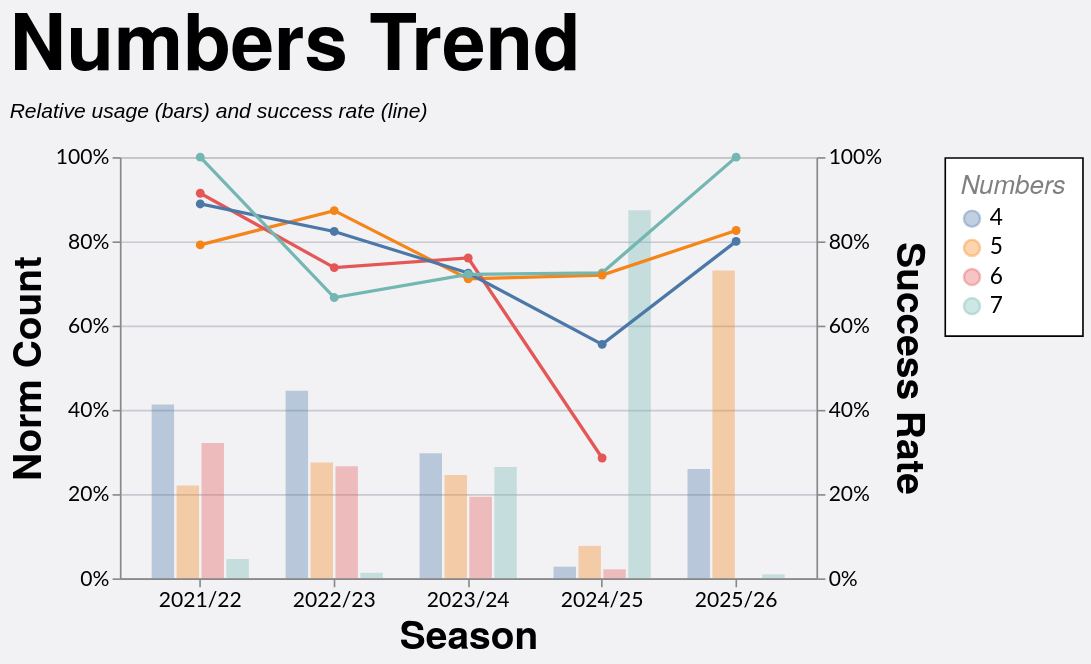

Vega-Lite specification for this chart:
### Vega-Lite specification from a JSON file in a GitHub repository (floating-point values rounded to 4 significant figures; data arrays with more than 128 entries replaced by an {"elided": "..."} marker saying what was removed)
{"config": {"axis": {"labelFont": "Lato, sans-serif", "titleFont": "PT Sans Narrow, Helvetica Neue, Helvetica, Arial, sans-serif", "labelFontSize": 13, "titleFontSize": 24, "gridColor": "#202947", "gridOpacity": 0.2}, "header": {"labelFont": "PT Sans Narrow, Helvetica Neue, Helvetica, Arial, sans-serif", "titleFont": "PT Sans Narrow, Helvetica Neue, Helvetica, Arial, sans-serif", "labelFontSize": 24, "titleFontSize": 28, "labelFontWeight": "bold", "orient": "left"}, "legend": {"labelFont": "Lato, sans-serif", "titleFont": "PT Sans Narrow, Helvetica Neue, Helvetica, Arial, sans-serif", "labelFontSize": 14, "titleFontSize": 16, "titlePadding": 5, "fillColor": "white", "strokeColor": "black", "padding": 10, "titleFontWeight": "lighter", "titleFontStyle": "italic", "titleColor": "gray", "offset": 10}, "title": {"font": "PT Sans Narrow, Helvetica Neue, Helvetica, Arial, sans-serif", "fontSize": 48, "fontWeight": "bold", "anchor": "start", "align": "center", "titlePadding": 20, "subtitlePadding": 10, "subtitleFontSize": 13, "subtitleColor": "", "subtitleFontStyle": "italic", "offset": 15, "color": "black"}, "axisX": {"labelAngle": 0}, "facet": {"title": null, "header": null, "align": {"row": "each", "column": "each"}}, "resolve": {"scale": {"y": "independent", "facet": "independent"}}, "background": "#f2f1f4", "scale": {"offsetBandPaddingOuter": 0.2, "offsetBandPaddingInner": 0.1}}, "layer": [{"mark": {"type": "bar", "opacity": 0.35}, "encoding": {"color": {"field": "numbers", "sort": ["4", "5", "6", "7"], "title": "Numbers", "type": "nominal"}, "tooltip": [{"field": "season", "title": "Season", "type": "nominal"}, {"field": "numbers", "title": "Numbers", "type": "nominal"}, {"field": "won", "format": ",.0f", "title": "Won", "type": "quantitative"}, {"field": "attempts", "format": ",.0f", "title": "Attempts", "type": "quantitative"}, {"field": "norm_count", "format": ".1%", "title": "Norm Count", "type": "quantitative"}, {"field": "success_rate", "format": ".1%", "title": "Success Rate", "type": "quantitative"}], "x": {"field": "season", "sort": ["2021/22", "2022/23", "2023/24", "2024/25", "2025/26"], "title": "Season", "type": "nominal"}, "xOffset": {"field": "numbers", "sort": ["4", "5", "6", "7"], "type": "nominal"}, "y": {"axis": {"format": "%", "orient": "left"}, "field": "norm_count", "scale": {"domain": [0, 1]}, "title": "Norm Count", "type": "quantitative"}}, "transform": [{"filter": "(loSquad == 'All' || datum.squad == loSquad) && (loGameType == 'All' || (loGameType == 'League + Cup' && (datum.game_type == 'League' || datum.game_type == 'Cup')) || (loGameType == 'League only' && datum.game_type == 'League') || datum.game_type == loGameType) && (loOpposition == 'All' || datum.opposition == loOpposition) && (loThrower == 'All' || datum.thrower == loThrower) && (loJumper == 'All' || datum.jumper == loJumper) && (loArea == 'All' || datum.area == loArea) && (loNumbers == 'All' || datum.numbers == loNumbers) && (loCallType == 'All' || datum.call_type == loCallType)"}, {"aggregate": [{"op": "count", "as": "attempts"}, {"op": "sum", "field": "won", "as": "won"}], "groupby": ["season", "numbers"]}, {"joinaggregate": [{"op": "sum", "field": "attempts", "as": "season_attempts"}], "groupby": ["season"]}, {"calculate": "datum.attempts / datum.season_attempts", "as": "norm_count"}, {"calculate": "datum.won / datum.attempts", "as": "success_rate"}]}, {"mark": {"type": "line", "point": true, "strokeWidth": 2}, "encoding": {"color": {"field": "numbers", "sort": ["4", "5", "6", "7"], "title": "Numbers", "type": "nominal"}, "detail": {"field": "numbers", "type": "nominal"}, "tooltip": [{"field": "season", "title": "Season", "type": "nominal"}, {"field": "numbers", "title": "Numbers", "type": "nominal"}, {"field": "won", "format": ",.0f", "title": "Won", "type": "quantitative"}, {"field": "attempts", "format": ",.0f", "title": "Attempts", "type": "quantitative"}, {"field": "norm_count", "format": ".1%", "title": "Norm Count", "type": "quantitative"}, {"field": "success_rate", "format": ".1%", "title": "Success Rate", "type": "quantitative"}], "x": {"field": "season", "sort": ["2021/22", "2022/23", "2023/24", "2024/25", "2025/26"], "title": "Season", "type": "nominal"}, "y": {"axis": {"format": "%", "orient": "right"}, "field": "success_rate", "scale": {"domain": [0, 1]}, "title": "Success Rate", "type": "quantitative"}}, "transform": [{"filter": "(loSquad == 'All' || datum.squad == loSquad) && (loGameType == 'All' || (loGameType == 'League + Cup' && (datum.game_type == 'League' || datum.game_type == 'Cup')) || (loGameType == 'League only' && datum.game_type == 'League') || datum.game_type == loGameType) && (loOpposition == 'All' || datum.opposition == loOpposition) && (loThrower == 'All' || datum.thrower == loThrower) && (loJumper == 'All' || datum.jumper == loJumper) && (loArea == 'All' || datum.area == loArea) && (loNumbers == 'All' || datum.numbers == loNumbers) && (loCallType == 'All' || datum.call_type == loCallType)"}, {"aggregate": [{"op": "count", "as": "attempts"}, {"op": "sum", "field": "won", "as": "won"}], "groupby": ["season", "numbers"]}, {"joinaggregate": [{"op": "sum", "field": "attempts", "as": "season_attempts"}], "groupby": ["season"]}, {"calculate": "datum.attempts / datum.season_attempts", "as": "norm_count"}, {"calculate": "datum.won / datum.attempts", "as": "success_rate"}]}], "data": {"name": "data-e2cc7a9e7d11ff6d493dc632215dd0ca"}, "height": 260, "params": [{"name": "loSquad", "bind": {"input": "select", "options": ["All", "1st", "2nd"], "name": "Squad "}, "value": "All"}, {"name": "loSeason", "bind": {"input": "select", "options": ["All", "2021/22", "2022/23", "2023/24", "2024/25", "2025/26"], "name": "Season "}, "value": "All"}, {"name": "loGameType", "bind": {"input": "select", "options": ["All", "League + Cup", "League only", "Cup", "Friendly", "League"], "name": "Game Type "}, "value": "All"}, {"name": "loOpposition", "bind": {"input": "select", "options": ["All", "Barns Green", "Beccehamians", "Brighton II", "Burgess Hill", "Cheshunt", "Cobham", "Crawley", "Ditchling", "Dover", "Eastbourne", "Eastbourne II", "Haywards Heath", "Heathfield & Waldron", "Hellingly", "Holbrook", "Horsham", "Horsham II", "Hove", "KCS Old Boys", "Kingston", "Lewes", "London Cornish", "London Irish", "Midhurst", "Newick", "Old Caterhamians", "Old Colfeians", "Old Haileyburians", "Old Rutlishians", "Old Tiffinians", "Old Walcountians", "Pulborough", "Royals", "Seaford", "Shoreham", "St Francis", "Teddington", "Trinity", "Twickenham", "Uckfield", "Warlingham", "Wensleydale", "Weybridge Vandals"], "name": "Opposition "}, "value": "All"}, {"name": "loThrower", "bind": {"input": "select", "options": ["All", "", "Ben Darch", "Ben Pellett", "Ben Tottman", "Ben Watkinson", "Charlie Pullen", "Dan Billin", "George Beet", "Harrison Berry", "Josh Brimecombe", "Mark Oliver", "Morgan Burger", "Reggie Harris", "Rory Duncanson", "Tom McMahon"], "name": "Thrower "}, "value": "All"}, {"name": "loJumper", "bind": {"input": "select", "options": ["All", "", "Aaron Boczek", "Ben Pellett", "Daan Hulst", "Dan Arnold", "Dan Billin", "Darren", "Greg Brack", "Gus Nye", "Guy Collins", "Harrison Berry", "Henry Weller", "James Funnell", "John Peaty", "Josh Brimecombe", "Josh Weaver", "Jules Jardim", "Ky Oliveira", "Max Morgan", "Michael Presland", "Nathan Oliver", "Or Shay", "Oscar Staples", "Paddy Shepherd", "Pete Morley", "Rory Duncanson", "Rory Evans", "Ryan McGealy", "Ryland Thomas", "Sam Lindsay-McCall", "Sam McCarthy", "Tao Benn", "Tim Morris", "Tom Byron", "Tom Mooney", "Will Bramwell"], "name": "Jumper "}, "value": "All"}, {"name": "loArea", "bind": {"input": "select", "options": ["All", "Back", "Front", "Middle", "Unknown"], "name": "Area "}, "value": "All"}, {"name": "loNumbers", "bind": {"input": "select", "options": ["All", "4", "5", "6", "7"], "name": "Numbers "}, "value": "All"}, {"name": "loCallType", "bind": {"input": "select", "options": ["All", "4-man only", "Old", "Other", "SLM", "Sandy"], "name": "Call Type "}, "value": "All"}], "resolve": {"scale": {"y": "independent"}}, "title": {"text": "Numbers Trend", "subtitle": "Relative usage (bars) and success rate (line)"}, "width": 430, "$schema": "https://vega.github.io/schema/vega-lite/v5.20.1.json", "datasets": {"data-e2cc7a9e7d11ff6d493dc632215dd0ca": {"elided": "1242 records"}}}
